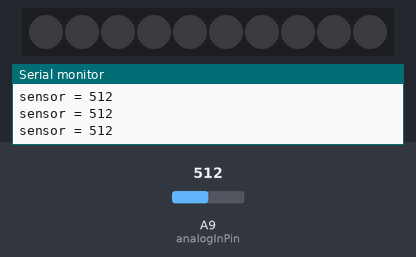
The sketch below on a simulated Arduino Mega 2560, built with avr-gcc and run on an emulated ATmega2560. Parts: 10 RGB LEDs in strip order, left to right, the last lines printed to the serial monitor. The test bench sets the inputs (shaded band); at power-on: A9 (analogInPin) = 512.

Above: at 1.2 s.
1.3 s: A9 (analogInPin) set to 105
4.3 s: A9 (analogInPin) set to 94
At 4.48 s:
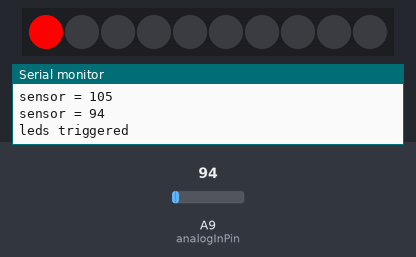
At 5.09 s:
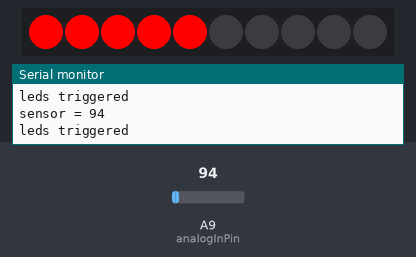
9.7 s: A9 (analogInPin) set to 110
Timing chart, 0 to 12.7 s (numbered marks = the images above; inputs shaded):
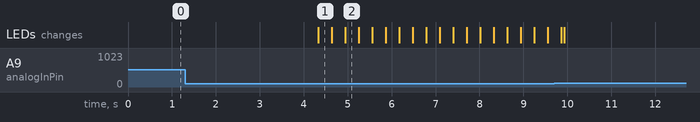

The sketch:

FireWalkerSample.ino
```cpp
#include <Adafruit_NeoPixel.h>

const int analogInPin = A9;  // Analog input pin that the potentiometer is attached to
Adafruit_NeoPixel strip = Adafruit_NeoPixel(10, 6, NEO_GRB + NEO_KHZ800);
int sensorValue = 0;        // value read from the pot

void setup() {
  // initialize serial communications at 9600 bps:
  Serial.begin(9600);
 pinMode(9, INPUT_PULLUP);
   strip.begin();
  strip.show(); // Initialize all pixels to 'off'

}

void loop() {
  // read the analog in value:
  sensorValue = analogRead(analogInPin);
  // print the results to the serial monitor:
  Serial.print("sensor = " );
  Serial.println(sensorValue);

if (sensorValue < 100){
  Serial.println("leds triggered");
colorWipe(strip.Color(255, 0, 0), 25);
colorWipe(strip.Color(0, 0, 0), 25);
}

}

void colorWipe(uint32_t c, uint8_t wait) {
  for(uint16_t i=0; i<strip.numPixels(); i++) {
      strip.setPixelColor(i, c);
      strip.show();
      delay(wait);
  }
}
```

Measured:
- the behaviour switches between 100 and 99 on A9 (analogInPin) (found by bisection; images 0 and 1)
- after the input at 4.3 s, the LEDs: change at once (image 1)
